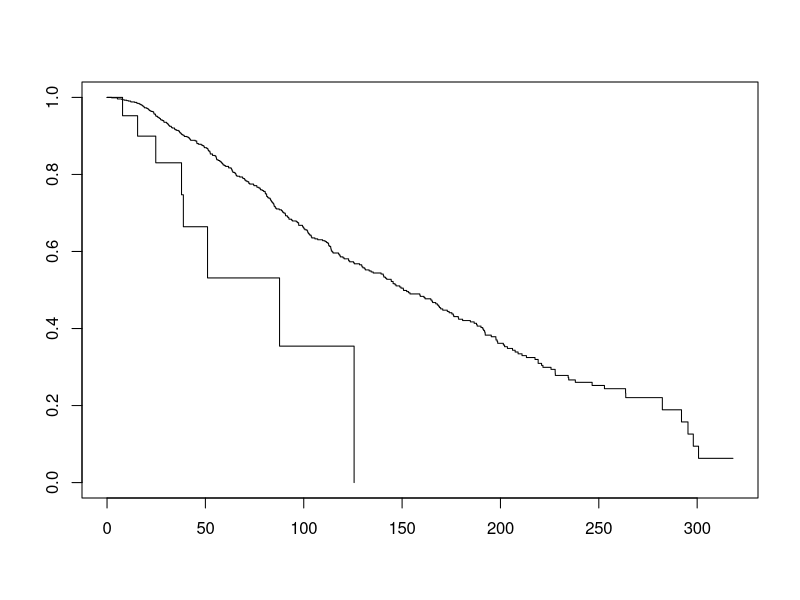
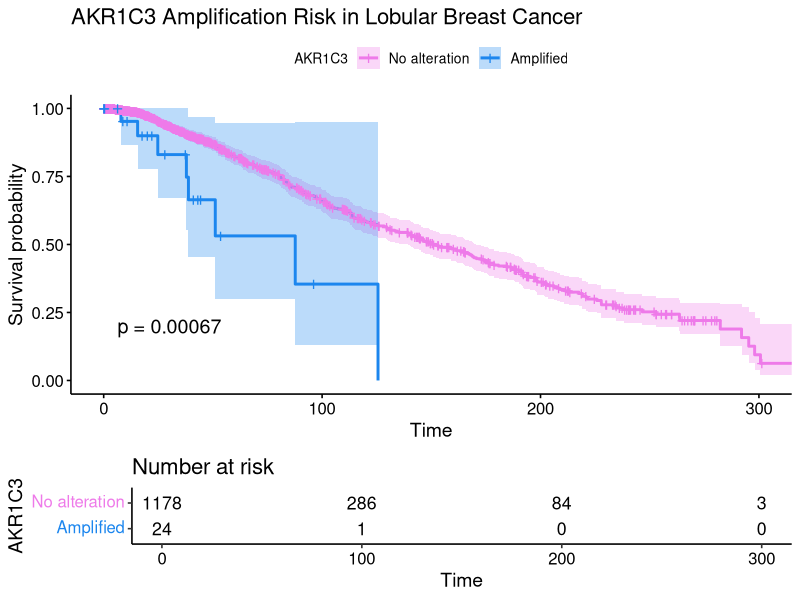

Write the R code that produced these figures, in order.
# Load libraries
library(survival)
library(survminer)
library(plyr)
library(tibble)
library(forcats)

# pull data from cbioportal
cbio_OS_data <- read.delim(file = "KM_Plot__Overall_Survival_.txt")# 0=living 1=deceased
cbio_AKR1C3amp_data <- read.delim(file = "alterations_across_samples.tsv")
colnames(cbio_OS_data)
colnames(cbio_AKR1C3amp_data)
# merge data by patient ID
merge_AKR1C3_OS <- merge(cbio_OS_data, cbio_AKR1C3amp_data, by = "Patient.ID")
merge_AKR1C3_OS$OS_STATUS <- gsub(":.*","", merge_AKR1C3_OS$OS_STATUS) # remove everything after :
# subset merged data
colnames(merge_AKR1C3_OS)
sub_merge_AKR1C3_OS <-merge_AKR1C3_OS[c(1,3:4,6:8)]
colnames(sub_merge_AKR1C3_OS)

# change sructure
str(sub_merge_AKR1C3_OS)
sub_merge_AKR1C3_OS$OS_STATUS <- as.numeric(as.character(sub_merge_AKR1C3_OS$OS_STATUS))
sub_merge_AKR1C3_OS$AKR1C3 <- as.character(as.factor(sub_merge_AKR1C3_OS$AKR1C3))
str(sub_merge_AKR1C3_OS)
# remove unwanted data
sub_merge_AKR1C3_OS<-sub_merge_AKR1C3_OS[!(sub_merge_AKR1C3_OS$AKR1C3=="not profiled"),] # remove rows with AKR1C3 'not profiled'
sub_merge_AKR1C3_OS<-na.omit(sub_merge_AKR1C3_OS, cols = c("OS_STATUS", "OS_MONTHS"))# remove rows without OS data
sub_merge_AKR1C3_OS$AKR1C3 <- revalue(sub_merge_AKR1C3_OS$AKR1C3, c("C154F"="AMP"))
# change AKR1C3 back to factor; want 2 factors
str(sub_merge_AKR1C3_OS)
sub_merge_AKR1C3_OS$AKR1C3 <- as.factor(as.character(sub_merge_AKR1C3_OS$AKR1C3))
str(sub_merge_AKR1C3_OS)
#flip levels, we want amp as 2 and no alteration as 1 
sub_merge_AKR1C3_OS$AKR1C3 <- fct_rev(sub_merge_AKR1C3_OS$AKR1C3)


# cox model
#hazard ratio - positive value indicated greater risk (opposite of linear model)
aka_cox <- coxph(formula = Surv(OS_MONTHS, OS_STATUS) ~ AKR1C3, data = sub_merge_AKR1C3_OS)
coxph(formula = Surv(OS_MONTHS, OS_STATUS) ~ AKR1C3, data = sub_merge_AKR1C3_OS)

beta_coef_i_want <- coef(summary(aka_cox))[1]
hazard_ratio_i_want <- coef(summary(aka_cox))[2]
p_value_i_want <- coef(summary(aka_cox))[5]
summary(aka_cox)
#95% CI 1.58-6.50

## plot 
sfit <- survfit(Surv(OS_MONTHS, OS_STATUS)~AKR1C3, data=sub_merge_AKR1C3_OS)
plot(sfit)
ggsurvplot(sfit, conf.int=TRUE, pval=TRUE, risk.table=TRUE, 
           legend.labs=c("No alteration", "Amplified"), legend.title="AKR1C3",  
           palette=c("orchid2", "dodgerblue2"), 
           title="AKR1C3 Amplification Risk in Lobular Breast Cancer", 
           #risk.table.height=.15, 
           data = sub_merge_AKR1C3_OS)

head(sub_merge_AKR1C3_OS$AKR1C3)
